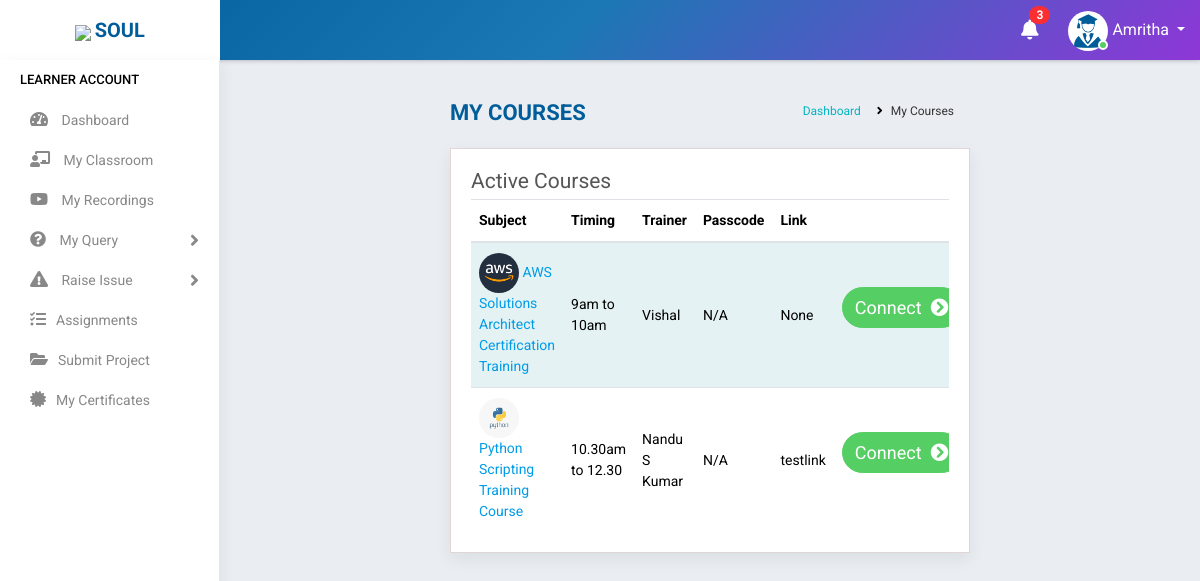
Screenshot of /my_courses/ (signed in) with the database file from the repository.
### accounts/models.py (models this page shows, shortened)
class Student(models.Model):
    state = (
    ('Andhra Pradesh','Andhra Pradesh'),
    ('Arunachal Pradesh','Arunachal Pradesh'),
    ('Assam','Assam'),
    ('Bihar','Bihar'),
    ('Chhattisgarh','Chattisgarh'),
    ('Goa','Goa'),
    ('Gujarat','Gujarat'),
    ('Haryana','Haryana'),
    ('Himachal Pradesh','Himachal Pradesh'),
    ('Jharkhand','Jharkhand'),
    ('Karnataka','Karnataka'),
    ('Kerala','Kerala'),
    ('Madhya Pradesh','Madhya Pradesh'),
    ('Maharashtra','Maharashtra'),
    ('Manipur','Manipur'),
    ('Meghalaya','Meghalaya'),
    ('Mizoram','Mizoram'),
    ('Nagaland','Nagaland'),
    ('Odisha','Odisha'),
    ('Rajasthan','Rajasthan'),
    ('Sikkim','Sikkim'),
    ('Tamil Nadu','Tamil Nadu'),
    ('Telangana','Telangana'),
    ('Tripura','Tripura'),
    ('Uttar Pradesh','Uttar Pradesh'),
    ('Uttarakhand','Uttarakhand'),
    ('West Bengal','West Bengal')
)
    groups = (
    ('AB+', 'AB+'),
    ('AB-', 'AB-'),
    ('A+', 'A+'),
    ('A-', 'A-'),
    ('B+', 'B+'),
    ('B-', 'B-'),
    ('O+', 'O+'),
    ('O-', 'O-'),
    )
    user= models.OneToOneField(User,on_delete=models.CASCADE,null=True,blank=True)
    name = models.CharField(max_length=100,blank=True)
    mobile = models.CharField(max_length=10,blank=True)
    email = models.EmailField(max_length=200,blank=True)
    sex = models.CharField(max_length=10,null=True,choices=(('Male','Male'),('Female','Female')),blank=True)
    dob = models.DateField(null=True, blank=True)
    blood_group = models.CharField(max_length=100,null=True, blank=True,choices=groups)
    house = models.CharField(max_length=100,null=True,blank=True)
    street =models.CharField(max_length=100,null=True,blank=True)
    street2 =models.CharField(max_length=100,null=True,blank=True)
    city = models.CharField(max_length=100,null=True,blank=True)
    state = models.CharField(max_length=100,null=True,choices=state,blank=True)
    course_enrolled = models.CharField(max_length=1000,null=True,blank=True)
    now_attending = models.CharField(max_length=1000,null=True,blank=True)
    start_date = models.DateField(null=True,blank=True)
    shared = models.BooleanField(default=False,choices=((True, 'Yes'), (False, 'No')),blank=True)
    payment = models.CharField(max_length=10,choices=(('Full','Full'),('Half','Half')),default='Half',blank=True)
    status = models.CharField(max_length=20,choices=(('Active','Active'),('Inactive','Inactive')),default='Active',blank=True)
    profile_pic = models.ImageField(null=True,default="student.jpg")
    total_fees = models.IntegerField(null=True,blank=True)
    fees_paid = models.IntegerField(null=True,blank=True)
    balance = models.IntegerField(null=True,blank=True)

class StudentCourseData(models.Model):
    student = models.ForeignKey(Student, on_delete=models.CASCADE,related_name='student',null=True,blank=True)
    batch = models.ForeignKey(Batch, on_delete=models.CASCADE,related_name='batch',limit_choices_to=Q(status="Ongoing")|Q(status="Yet to start"),blank=True)
    payment = models.CharField(max_length=10,choices=(('Full','Full'),('Half','Half'),('Not Paid','Not Paid')),default='Not Paid',blank=True)
    optional = models.CharField(max_length=20,choices=(('1','Yes'),('0','No')),default="No",null=True)

class Batch(models.Model):
    mod_value= [
    ('1', 'Weekday'),
    ('2', 'Weekend')
    ]
    status_value= [
        ('Yet to start', 'Yet to start'),
        ('Ongoing', 'Ongoing'),
        ('Completed', 'Completed'),
    ]
    batchcode = models.CharField(max_length=15,null=True, blank=True)
    subject = models.ForeignKey(Courses,on_delete=models.CASCADE,null=True,blank=True)
    trainer = models.ForeignKey(Staff,on_delete=models.CASCADE,null=True,limit_choices_to={'stype':"3"},blank=True)
    timing = models.CharField(max_length=100, null=True,blank=True)
    start_date = models.DateField(null=True,blank=True)
    end_date = models.DateField(null=True,blank=True)
    link = models.CharField(max_length=1000,null=True,blank=True)
    passcode = models.CharField(max_length=100,null=True,blank=True,default="N/A")
    mode = models.CharField(max_length=100,choices=mod_value,default=1,blank=True)
    status = models.CharField(max_length=100,choices=status_value,blank=True,default="Yet to start")

class Courses(models.Model):
    name = models.CharField(max_length=300,null=True)
    fee = models.CharField(max_length=6)
    link = models.CharField(max_length=1000,null=True, blank=True)
    project_file = models.CharField(max_length=1000,null=True,blank=True)
    pic = models.ImageField(null=True, blank=True)
    def __str__(self):
        return self.name

class Staff(models.Model):
    value= (
    ('1', 'Operations'),
    ('2', 'Sales'),
    ('3', 'Trainer'),
    ('4', 'Admin'),
    )
    state = (
    ('Andhra Pradesh','Andhra Pradesh'),
    ('Arunachal Pradesh','Arunachal Pradesh'),
    ('Assam','Assam'),
    ('Bihar','Bihar'),
    ('Chhattisgarh','Chattisgarh'),
    ('Goa','Goa'),
    ('Gujarat','Gujarat'),
    ('Haryana','Haryana'),
    ('Himachal Pradesh','Himachal Pradesh'),
    ('Jharkhand','Jharkhand'),
    ('Karnataka','Karnataka'),
    ('Kerala','Kerala'),
    ('Madhya Pradesh','Madhya Pradesh'),
    ('Maharashtra','Maharashtra'),
    ('Manipur','Manipur'),
    ('Meghalaya','Meghalaya'),
    ('Mizoram','Mizoram'),
    ('Nagaland','Nagaland'),
    ('Odisha','Odisha'),
    ('Rajasthan','Rajasthan'),
    ('Sikkim','Sikkim'),
    ('Tamil Nadu','Tamil Nadu'),
    ('Telangana','Telangana'),
    ('Tripura','Tripura'),
    ('Uttar Pradesh','Uttar Pradesh'),
    ('Uttarakhand','Uttarakhand'),
    ('West Bengal','West Bengal')
    )
    groups = (
        ('AB+', 'AB+'),
        ('AB-', 'AB-'),
        ('A+', 'A+'),
        ('A-', 'A-'),
        ('B+', 'B+'),
        ('B-', 'B-'),
        ('O+', 'O+'),
        ('O-', 'O-'),
        )
    user = models.OneToOneField(User,on_delete=models.CASCADE,null=True,blank=True)
    name = models.CharField(max_length=100,null=True, blank=True)
    empid = models.CharField(max_length=100,null=True, blank=True)
    mobile = models.CharField(max_length=10,null=True, blank=True)
    email = models.EmailField(max_length=200,null=True, blank=True)
    sex = models.CharField(max_length=10,null=True,choices=(('Male','Male'),('Female','Female')), blank=True)
    dob = models.DateField(null=True, blank=True)
    doj = models.DateField(null=True, blank=True)
    blood_group = models.CharField(max_length=100,null=True, blank=True,choices=groups)
    house = models.CharField(max_length=100,null=True, blank=True)
    street =models.CharField(max_length=100,null=True, blank=True)
    street2 =models.CharField(max_length=100,null=True, blank=True)
    city = models.CharField(max_length=100,null=True, blank=True)
    state = models.CharField(max_length=100,null=True,choices=state, blank=True)
    stype = models.CharField(max_length=100,null=True,choices=value, blank=True)
    status = models.CharField(max_length=20,choices=(('Active','Active'),('Inactive','Inactive')),default='Active')
    profile_pic = models.ImageField(null=True, blank=True,default="user-circle-solid.jpg")
    def __str__(self):
        return self.name

### accounts/views.py (the view)
# urls.py: path('my_courses/',MyCourses.as_view(),name='my_courses'),
class MyCourses(View):
    def get(self, request):
        user=request.user
        if user.is_authenticated:
            try:
                s = Student.objects.get(user=user)
                note = Notification.objects.filter(receiver=user).filter(status="Not Read").order_by('-datetime')
                no_count = note.count()
                scd = StudentCourseData.objects.filter(student=s).filter(batch__status="Ongoing")
                return render(request,'students/my_courses.html',{'s':s,'scd':scd,'no_count':no_count,'note':note})
            except:
                return redirect('home')
        return redirect('logout')

### accounts/templates/students/my_courses.html (shortened to what this page needs)
{% extends 'accounts/main.html' %}
    {% block content %}
<div class="main-wrapper">
    {% include 'students/navbar.html' %}
    {% include 'students/sidebar.html' %}
        <div class="page-wrapper">
            <div class="content container-fluid">
                <div class="page-header">
                    <div class="row">
                        <div class="col-lg-7 col-md-12 col-sm-12 col-12">
                            <h5 class="text-uppercase">My Courses</h5>
                        </div>
                        <div class="col-lg-5 col-md-12 col-sm-12 col-12">
                            <ul class="list-inline breadcrumb float-right">
                                <li class="list-inline-item"><a href="{% url 'student_dashboard' %}">Dashboard</a></li>
                                <li class="list-inline-item">My Courses</li>
                            </ul>
                        </div>
                    </div>
                </div>
                <div class="content-page">
                    <div class="row">
                        <div class="col-sm-8 col-5">
                            <h4 class="page-title">Active Courses</h4>
                        </div>
                    </div>
                    <div class="row">
                        <div class="col-md-12">
                            <div class="table-responsive">
                                <table class="table table-striped custom-table">
                                    <thead>
                                        <tr class="col-12">
                                            <th class="col-2">Subject</th>
                                            <th class="col-2">Timing</th>
                                            <th class="col-2">Trainer</th>
                                            <th class="col-1">Passcode</th>
                                            <th class="col-3">Link</th>
                                            <th class="col-2"></th>
                                        </tr>
                                    </thead>
                                    <tbody>
                                        {% for i in scd %}
                                        <tr>
                                            <td class="col-2">
                                                <span class="user-img"><img class="rounded-circle" src="{{i.batch.subject.pic.url}}" width="40" height="40">
                                                    <a href="{{i.batch.link}}">{{i.batch.subject}}</a></span></td>
                                            <td class="col-2">{{i.batch.timing}}</td>
                                            <td class="col-2">{{i.batch.trainer}}</td>
                                            <td class="col-1">{{i.batch.passcode}}</td>
                                            <td class="col-3">{{i.batch.link}}</td>
                                            <td class="text-right col-2">
                                                <p><a href="{{i.batch.link}}" class="btn btn-success " target="_blank" style="border-radius: 80px 80px 80px 80px ;color: white">
                                                    <span style="font-size:18px">Connect&nbsp;&nbsp;<i class="fas fa-chevron-circle-right"></i></span></a></p>
                                            </td>
                                        </tr>
                                        {% empty %}
                                        <tr><td colspan="6">No active courses</td></tr>
                                        {% endfor %}
                                    </tbody>
                                </table>
                            </div>
                        </div>
                    </div>
                </div>
            </div>
        </div>
    </div>
{% endblock %}

### accounts/templates/students/navbar.html (shortened to what this page needs)
<div class="header">
    <div class="header-left">
        <a href="https://www.teqstories.com" class="logo">
            <img src="https://www.teqstories.com/assets/images/Blue.png" style="height: 40px;width:auto;">
            <span class="text-uppercase"><b>Soul</b></span>
        </a>
    </div>
    <div class="page-title-box float-left">
    </div>
    <ul class="nav user-menu float-right">
        {% include 'accounts/mini/notify.html' %}
        <li class="nav-item dropdown has-arrow">
            <a href="#" class="dropdown-toggle nav-link user-link" data-toggle="dropdown">
                <span class="user-img"><img class="rounded-circle" src="{{request.user.student.profile_pic.url}}" width="40" height="40" alt="{{request.user.student.name|title}}">
                    <span class="status online"></span></span>
                <span>{{request.user.student.name|title}}</span>
            </a>
        </li>
    </ul>
</div>

### rows the page displays
StudentCourseData: batch.subject.pic (picture), batch.subject "AWS Solutions Architect Certification Training", batch.timing "9am to 10am", batch.trainer "Vishal", batch.passcode "N/A", batch.link "None"
StudentCourseData: batch.subject.pic (picture), batch.subject "Python Scripting Training Course", batch.timing "10.30am to 12.30", batch.trainer "Nandu S Kumar", batch.passcode "N/A", batch.link "testlink"

### other values shown
{{ no_count }} "3"
{{ request.user.student.name|title }} "Amritha"
